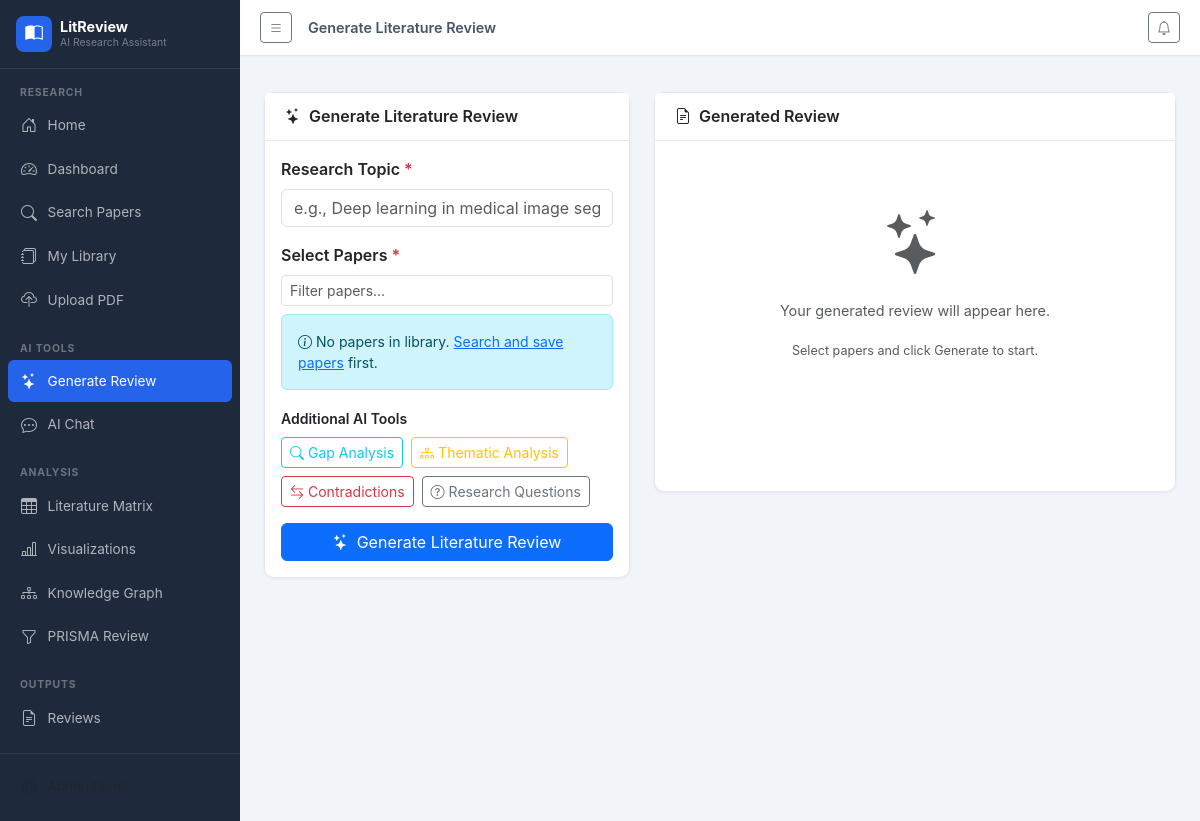
Page /ai/generate-review on the earlier database version.
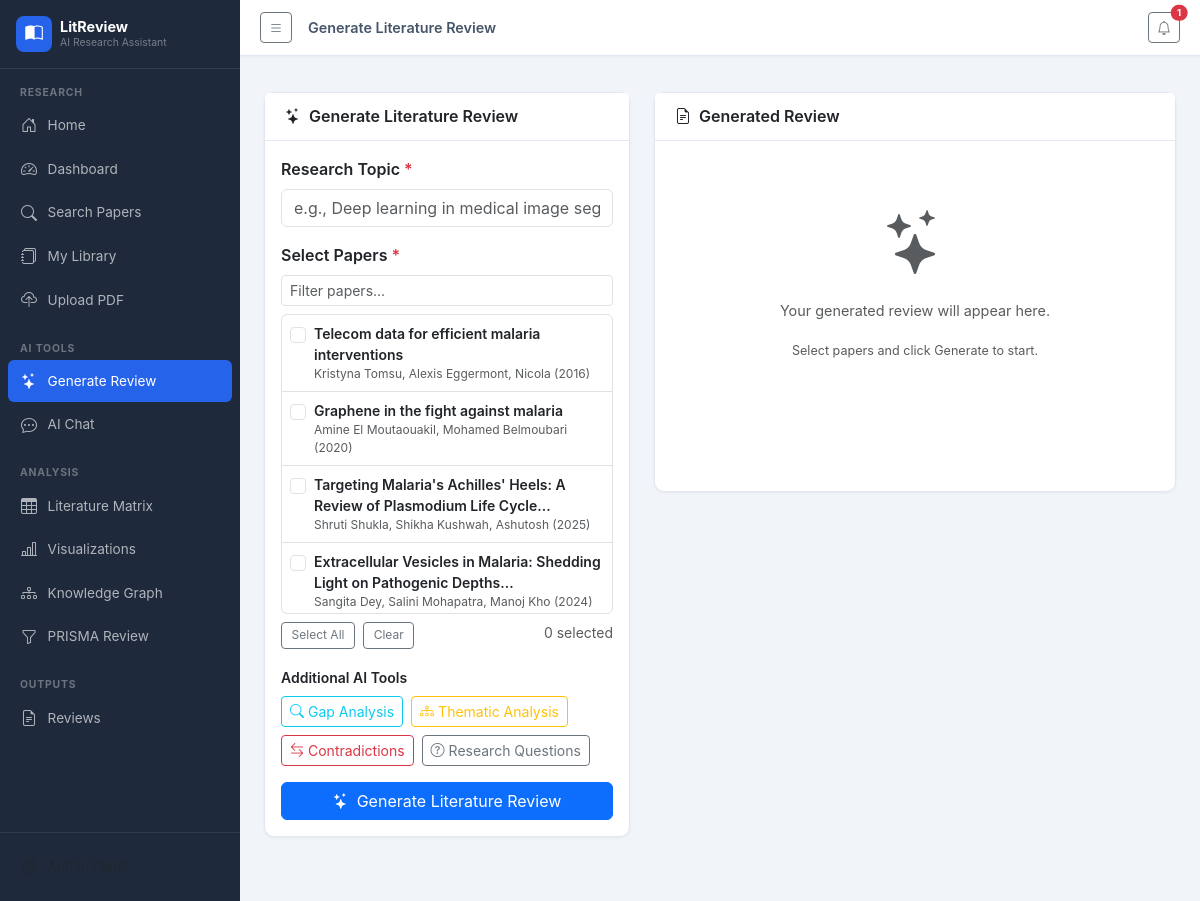
Same page on the later database version.
### tables this page shows
CREATE TABLE papers (
            id INTEGER PRIMARY KEY AUTOINCREMENT,
            title TEXT NOT NULL,
            authors TEXT,
            abstract TEXT,
            year INTEGER,
            doi TEXT,
            url TEXT,
            journal TEXT,
            citations_count INTEGER DEFAULT 0,
            source TEXT,
            keywords TEXT,
            full_text TEXT,
            created_at TIMESTAMP DEFAULT CURRENT_TIMESTAMP
        );

### blueprints/ai_features.py (the view)
@ai_bp.route('/generate-review', methods=['GET', 'POST'])
def generate_review():
    site = get_site_settings()
    db = get_db()
    papers_list = db.execute('SELECT id, title, authors, year FROM papers ORDER BY created_at DESC').fetchall()
    db.close()
    return render_template('ai/generate_review.html', site=site, papers=papers_list,
                           notifications=get_notifications())

### blueprints/ai_features.py (called while the page is built)
def get_site_settings():
    db = get_db()
    rows = db.execute('SELECT key, value FROM site_settings').fetchall()
    db.close()
    return {r['key']: r['value'] for r in rows}

def get_notifications():
    db = get_db()
    rows = db.execute('SELECT * FROM notifications WHERE is_read=0 ORDER BY created_at DESC LIMIT 10').fetchall()
    db.close()
    return [dict(r) for r in rows]

### models/__init__.py (called while the page is built)
def get_db():
    conn = sqlite3.connect(Config.DATABASE_PATH)
    conn.row_factory = sqlite3.Row
    return conn

### templates/ai/generate_review.html (shortened to what this page needs)
{% extends "base.html" %}
{% block page_title %}Generate Literature Review{% endblock %}
{% block content %}
<div class="row">
  <div class="col-lg-5">
    <div class="card shadow-sm mb-3">
      <div class="card-header"><h6 class="mb-0 fw-semibold"><i class="bi bi-stars me-2"></i>Generate Literature Review</h6></div>
      <div class="card-body">
        <div class="mb-3">
          <label class="form-label fw-semibold">Research Topic <span class="text-danger">*</span></label>
          <input type="text" class="form-control" id="reviewTopic" placeholder="e.g., Deep learning in medical image segmentation">
        </div>
        <div class="mb-3">
          <label class="form-label fw-semibold">Select Papers <span class="text-danger">*</span></label>
          <div class="input-group input-group-sm mb-2">
            <input type="text" class="form-control" id="paperSearch" placeholder="Filter papers..." oninput="filterPapers(this.value)">
          </div>
          {% if papers %}
          <div id="paperList" style="max-height:300px;overflow-y:auto;" class="border rounded">
            {% for paper in papers %}
            <label class="d-flex align-items-start p-2 border-bottom cursor-pointer paper-item" style="cursor:pointer;">
              <input type="checkbox" class="form-check-input mt-1 me-2 paper-checkbox" value="{{ paper.id }}" id="paper-{{ paper.id }}">
              <div class="flex-grow-1">
                <div class="small fw-semibold">{{ paper.title[:70] }}{% if paper.title|length > 70 %}...{% endif %}</div>
                <div class="text-muted" style="font-size:0.75rem;">{{ paper.authors[:40] if paper.authors else '' }} {% if paper.year %}({{ paper.year }}){% endif %}</div>
              </div>
            </label>
            {% endfor %}
          </div>
          <div class="d-flex gap-2 mt-2">
            <button class="btn btn-xs btn-outline-secondary" onclick="selectAll()">Select All</button>
            <button class="btn btn-xs btn-outline-secondary" onclick="selectNone()">Clear</button>
            <span class="text-muted small ms-auto" id="selectedCount">0 selected</span>
          </div>
          {% else %}
          <div class="alert alert-info small">
            <i class="bi bi-info-circle me-1"></i>No papers in library.
            <a href="/search">Search and save papers</a> first.
          </div>
          {% endif %}
        </div>
        <div class="mb-3">
          <label class="form-label fw-semibold small">Additional AI Tools</label>
          <div class="d-flex flex-wrap gap-2">
            <button class="btn btn-sm btn-outline-info" onclick="runGapAnalysis()"><i class="bi bi-search me-1"></i>Gap Analysis</button>
            <button class="btn btn-sm btn-outline-warning" onclick="runThematic()"><i class="bi bi-diagram-3 me-1"></i>Thematic Analysis</button>
            <button class="btn btn-sm btn-outline-danger" onclick="runContradictions()"><i class="bi bi-arrow-left-right me-1"></i>Contradictions</button>
            <button class="btn btn-sm btn-outline-secondary" onclick="runResearchQ()"><i class="bi bi-question-circle me-1"></i>Research Questions</button>
          </div>
        </div>
        <button class="btn btn-primary w-100" id="generateBtn" onclick="generateReview()">
          <i class="bi bi-stars me-2"></i>Generate Literature Review
        </button>
      </div>
    </div>
  </div>
  <div class="col-lg-7">
    <div class="card shadow-sm" id="resultCard" style="min-height:400px;">
      <div class="card-header d-flex justify-content-between align-items-center">
        <h6 class="mb-0 fw-semibold"><i class="bi bi-file-earmark-text me-2"></i>Generated Review</h6>
      </div>
      <div class="card-body">
        <div id="reviewContent" class="review-output">
          <div class="text-center py-5 text-muted">
            <i class="bi bi-stars display-3 opacity-15"></i>
            <p class="mt-3">Your generated review will appear here.</p>
            <p class="small">Select papers and click Generate to start.</p>
          </div>
        </div>
      </div>
    </div>
  </div>
</div>
{% endblock %}

Differences in the rows shown:
added papers: title "Telecom data for efficient malaria interventions", authors "Kristyna Tomsu, Alexis Eggermont, Nicola", year "2016"
added papers: title "Graphene in the fight against malaria", authors "Amine El Moutaouakil, Mohamed Belmoubari", year "2020"
added papers: title "Targeting Malaria's Achilles' Heels: A Review of Plasmodium Life Cycle", authors "Shruti Shukla, Shikha Kushwah, Ashutosh", year "2025"
added papers: title "Extracellular Vesicles in Malaria: Shedding Light on Pathogenic Depths", authors "Sangita Dey, Salini Mohapatra, Manoj Kho", year "2024"
Other differences:
{{ g_notif_count }}: (not shown) → "1"
text no longer shown: "No papers in library. Search and save papers first."
text now shown: "Select All Clear 0 selected"
